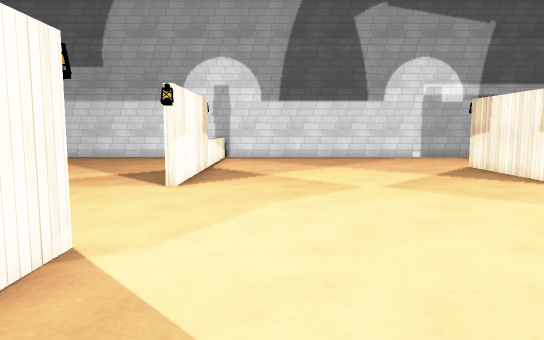
[1] (above)

24 first-person views from a walk through a level from a Godot 3-D game. The camera is 1.4 m above the floor, tilts 6° down and sees 70° across. The floor is counted in squares, 1 m on a side. Each view is taken from the middle of a square. On the plan, view 1 faces up. The plan holds only what a view shows up to about 16 squares ahead; the rest is blank. The place goes on beyond the plan. Characters and animated objects are left out. Surface patterns are stand-ins for the level's own textures.

[2]
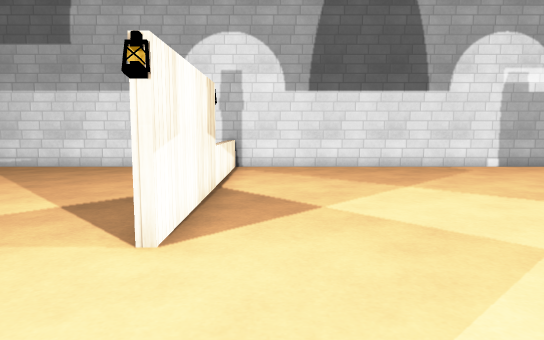

[3]
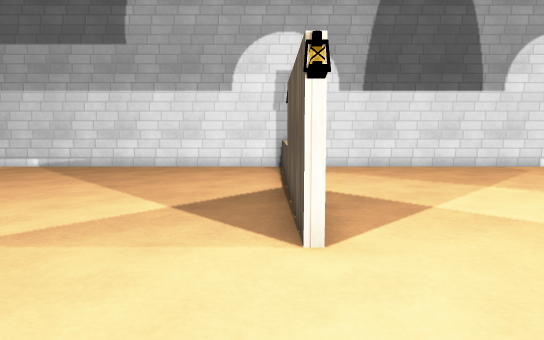

[4]
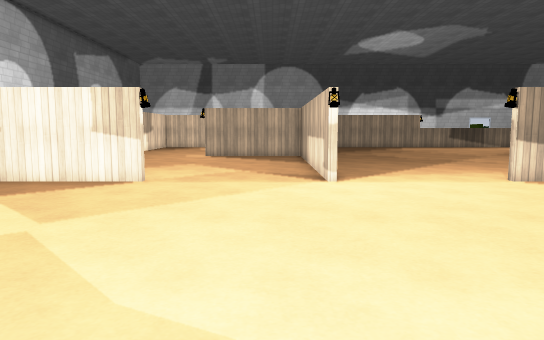

[5]
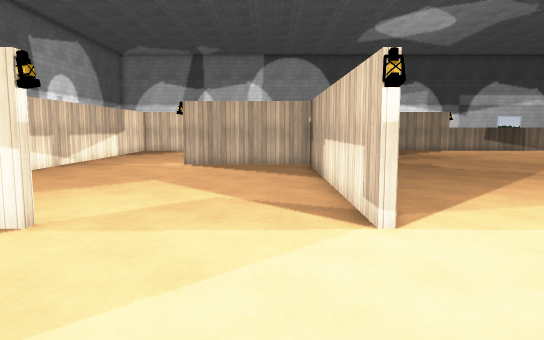

[6]
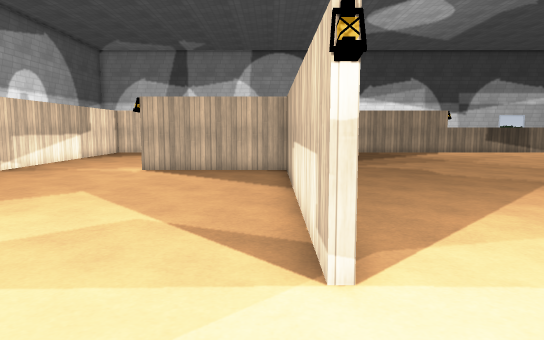

[7]
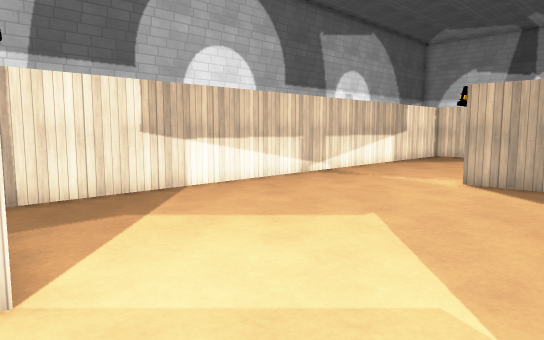

[8]
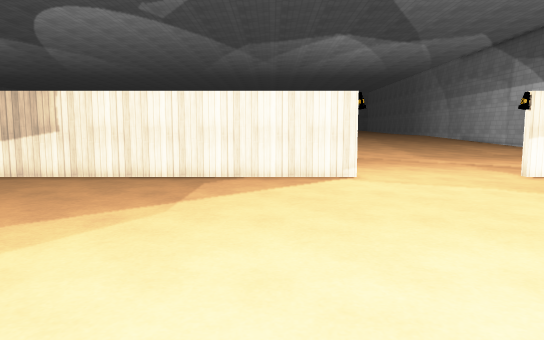

[9]
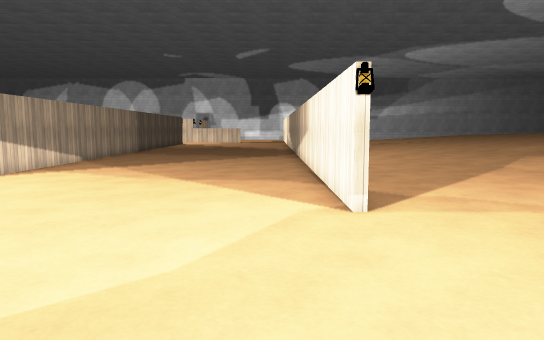

[10]
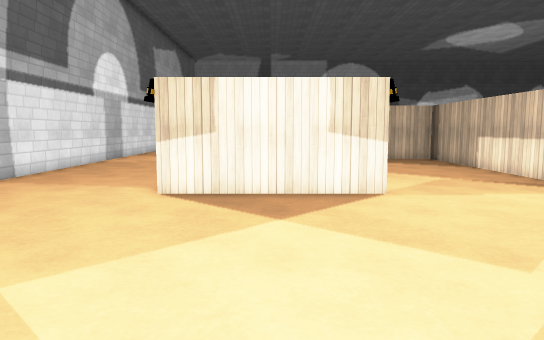

[11]
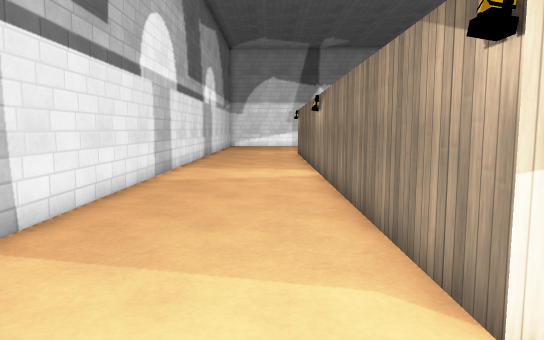

[12]
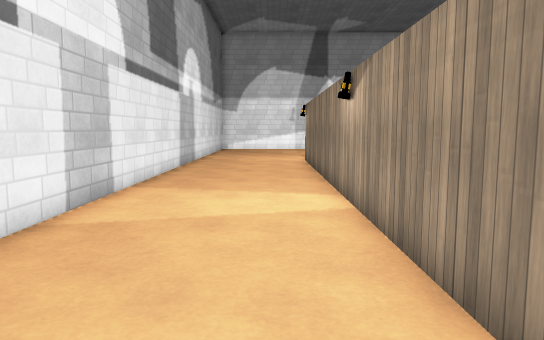

[13]
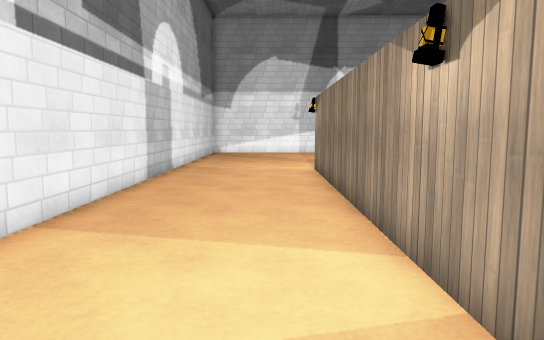

[14]
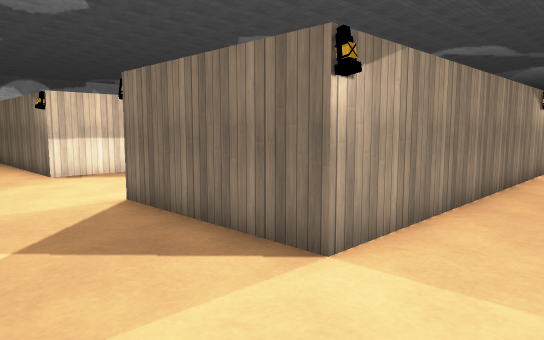

[15]
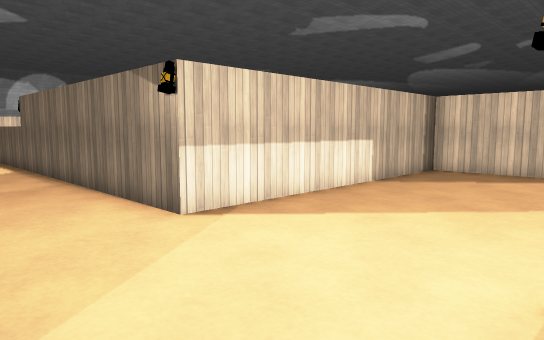

[16]
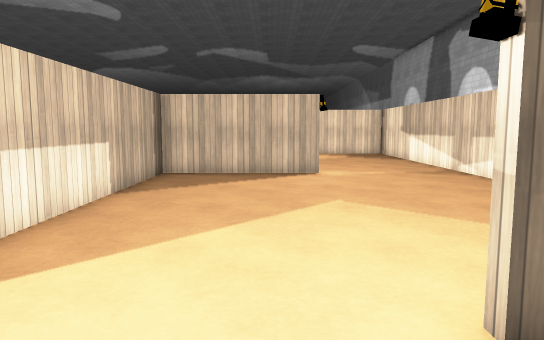

[17]
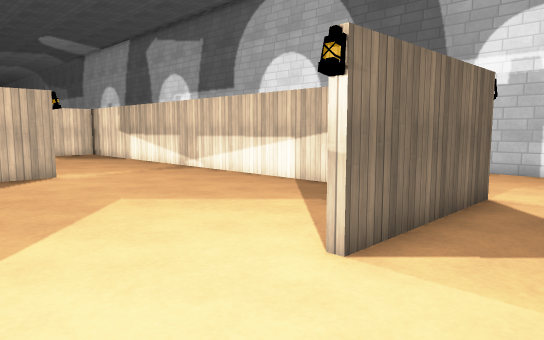

[18]
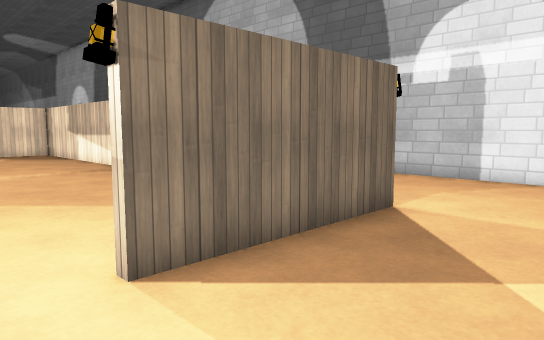

[19]
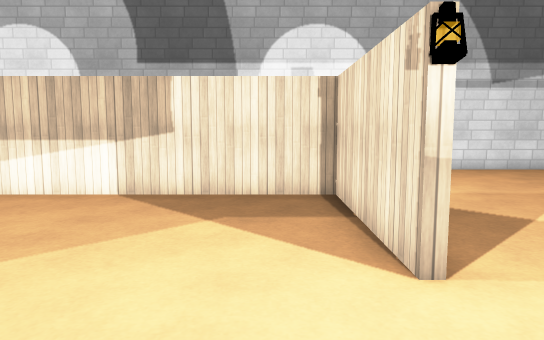

[20]
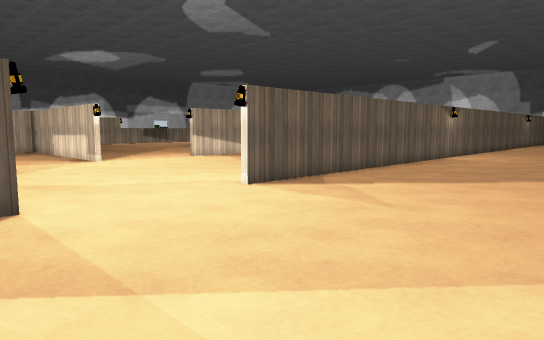

[21]
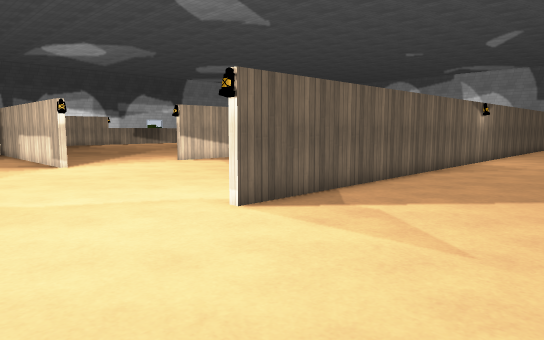

[22]
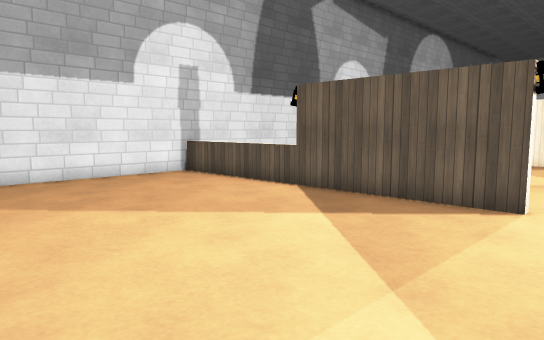

[23]
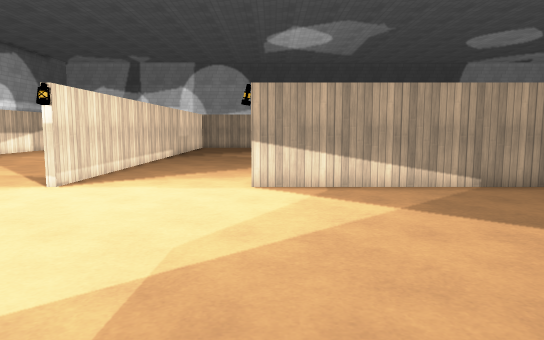

[24]
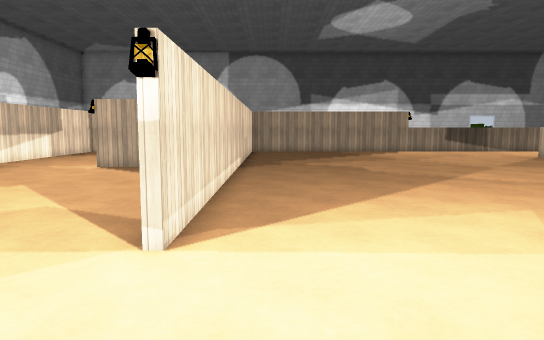

### Floor plan
Points are (right, up) in squares from view 1. A wall is a line through its corners. A room is listed if a view was taken in it or the views show most of it. See-through windows are left out.
Room 1 (views 1, 2, 3, 4, 5, 6, 7, 8, 9, 10, 11, 12, 13, 14, 15, 16, 17, 18, 19, 20, 21, 22, 23, 24)
walls: (7.4, 9.4) (7.4, 14.5) (27.6, 14.5) (27.6, 9.5); (7.3, 4.5) (17.4, 4.5) (17.4, 9.5); (17.6, 9.6) (17.6, 4.5) (27.6, 4.5) (27.6, -5.5); (18.9, 4.2) (7.4, 4.2); (-2.4, 4.6) (-2.4, -5.5); (7.4, -5.5) (7.4, -0.5); (-2.6, 9.4) (-2.6, 19.5); (-2.4, 19.2) (-2.4, 9.5); (27.4, 9.5) (27.4, 14.2) (8.4, 14.2); (-2.6, -5.5) (-2.6, 4.5); (30, 19.5) (-10.5, 19.5)

Positions as (right, up) in squares from view 1, and headings:
1: (0, 0), facing up
2: (-1, 5), facing up
3: (-3, 5), facing up
4: (-3, 6), facing right
5: (2, 6), facing right
6: (4, 5), facing right
7: (7, 6), facing up-right
8: (9, 2), facing left
9: (-1, 11), facing down
10: (-1, 12), facing right
11: (5, 16), facing right
12: (10, 16), facing right
13: (14, 16), facing right
14: (31, 17), facing down-left
15: (31, 10), facing down-left
16: (30, 8), facing left
17: (30, 6), facing up-left
18: (31, 8), facing up-left
19: (26, 6), facing up
20: (-10, 11), facing down-right
21: (-8, 9), facing down-right
22: (-10, 8), facing up-right
23: (-2, -1), facing right
24: (3, 3), facing right
